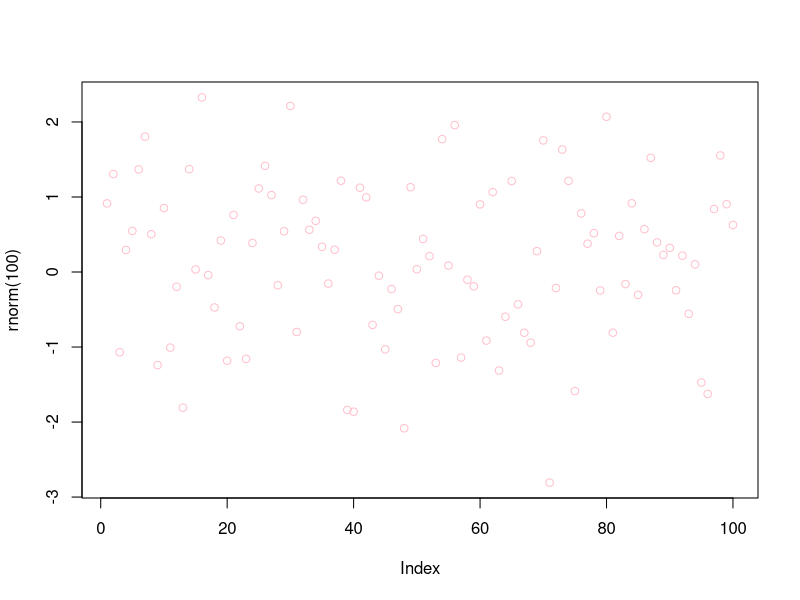
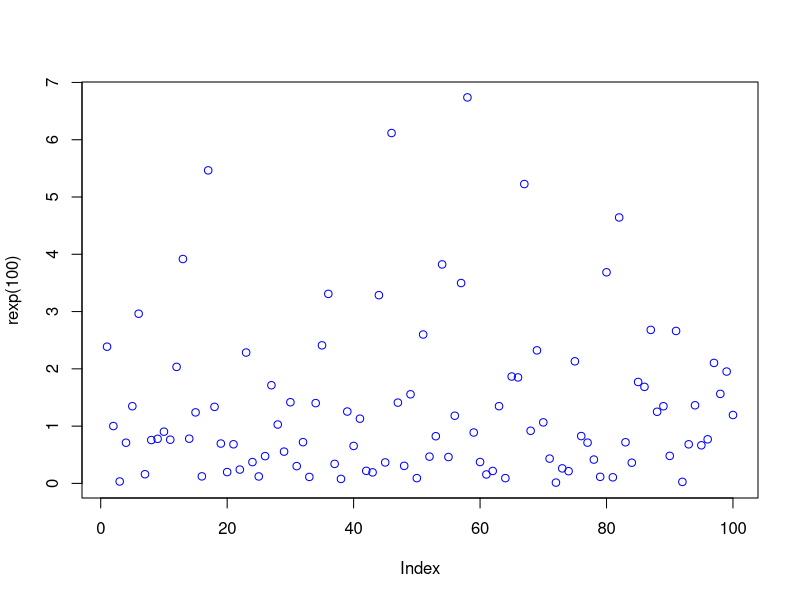

Recreate these plots in R, in order.
# This is a file for testing github!
plot(rnorm(100),col="pink")
# ok, let's try commit command!!!
plot(rexp(100),col="blue")
# add another line